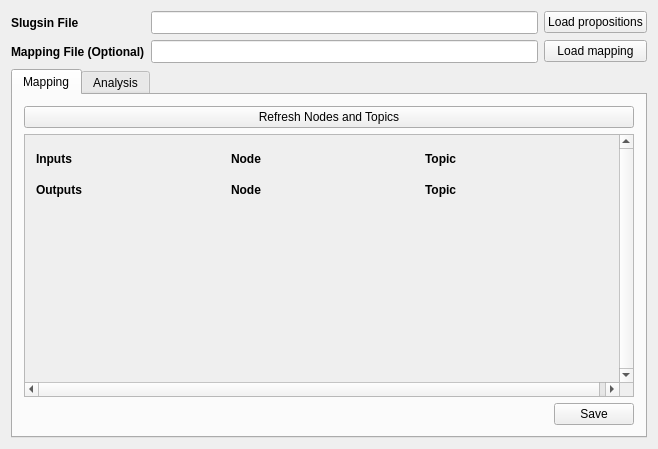
<?xml version="1.0" encoding="UTF-8"?>
<ui version="4.0">
 <class>Widget</class>
 <widget class="QWidget" name="Widget">
  <property name="geometry">
   <rect>
    <x>0</x>
    <y>0</y>
    <width>658</width>
    <height>449</height>
   </rect>
  </property>
  <property name="sizePolicy">
   <sizepolicy hsizetype="MinimumExpanding" vsizetype="MinimumExpanding">
    <horstretch>0</horstretch>
    <verstretch>0</verstretch>
   </sizepolicy>
  </property>
  <property name="minimumSize">
   <size>
    <width>658</width>
    <height>449</height>
   </size>
  </property>
  <property name="sizeIncrement">
   <size>
    <width>5</width>
    <height>5</height>
   </size>
  </property>
  <property name="windowTitle">
   <string>MainWindow</string>
  </property>
  <layout class="QVBoxLayout" name="verticalLayout_main">
   <item>
    <layout class="QGridLayout" name="gridLayout_fileIO">
     <property name="sizeConstraint">
      <enum>QLayout::SetDefaultConstraint</enum>
     </property>
     <item row="2" column="0">
      <widget class="QLabel" name="text_example_name">
       <property name="baseSize">
        <size>
         <width>0</width>
         <height>0</height>
        </size>
       </property>
       <property name="font">
        <font>
         <weight>75</weight>
         <bold>true</bold>
        </font>
       </property>
       <property name="text">
        <string>Mapping File (Optional)</string>
       </property>
      </widget>
     </item>
     <item row="0" column="0">
      <widget class="QLabel" name="text_slugsin_file">
       <property name="baseSize">
        <size>
         <width>0</width>
         <height>0</height>
        </size>
       </property>
       <property name="font">
        <font>
         <weight>75</weight>
         <bold>true</bold>
        </font>
       </property>
       <property name="text">
        <string>Slugsin File</string>
       </property>
      </widget>
     </item>
     <item row="2" column="1">
      <widget class="QLineEdit" name="lineEdit_load_yaml_mapping">
       <property name="font">
        <font>
         <pointsize>10</pointsize>
        </font>
       </property>
       <property name="text">
        <string/>
       </property>
      </widget>
     </item>
     <item row="0" column="1">
      <widget class="QLineEdit" name="lineEdit_slugsin_file">
       <property name="font">
        <font>
         <pointsize>10</pointsize>
        </font>
       </property>
       <property name="text">
        <string/>
       </property>
      </widget>
     </item>
     <item row="0" column="2">
      <widget class="QPushButton" name="pushButton_load_prop">
       <property name="text">
        <string>Load propositions</string>
       </property>
      </widget>
     </item>
     <item row="2" column="2">
      <widget class="QPushButton" name="pushButton_load_yaml_mapping">
       <property name="text">
        <string>Load mapping</string>
       </property>
      </widget>
     </item>
    </layout>
   </item>
   <item>
    <widget class="QTabWidget" name="tabWidget">
     <property name="currentIndex">
      <number>0</number>
     </property>
     <widget class="QWidget" name="mapping">
      <attribute name="title">
       <string>Mapping</string>
      </attribute>
      <layout class="QVBoxLayout" name="verticalLayout_mapping" stretch="1,10,1">
       <item>
        <widget class="QPushButton" name="pushButton_refresh">
         <property name="text">
          <string>Refresh Nodes and Topics</string>
         </property>
        </widget>
       </item>
       <item>
        <widget class="QScrollArea" name="scrollArea">
         <property name="sizePolicy">
          <sizepolicy hsizetype="Preferred" vsizetype="Preferred">
           <horstretch>0</horstretch>
           <verstretch>0</verstretch>
          </sizepolicy>
         </property>
         <property name="verticalScrollBarPolicy">
          <enum>Qt::ScrollBarAlwaysOn</enum>
         </property>
         <property name="widgetResizable">
          <bool>true</bool>
         </property>
         <widget class="QWidget" name="scrollAreaWidgetContents_Mapping">
          <property name="geometry">
           <rect>
            <x>0</x>
            <y>0</y>
            <width>602</width>
            <height>257</height>
           </rect>
          </property>
          <property name="sizePolicy">
           <sizepolicy hsizetype="Expanding" vsizetype="Expanding">
            <horstretch>0</horstretch>
            <verstretch>0</verstretch>
           </sizepolicy>
          </property>
          <property name="minimumSize">
           <size>
            <width>600</width>
            <height>200</height>
           </size>
          </property>
          <layout class="QGridLayout" name="gridLayout_mapping" rowstretch="0,0,0,0,0,0,0">
           <item row="2" column="2">
            <widget class="QLabel" name="text_output_topic">
             <property name="sizePolicy">
              <sizepolicy hsizetype="Preferred" vsizetype="Minimum">
               <horstretch>0</horstretch>
               <verstretch>0</verstretch>
              </sizepolicy>
             </property>
             <property name="minimumSize">
              <size>
               <width>0</width>
               <height>25</height>
              </size>
             </property>
             <property name="font">
              <font>
               <weight>75</weight>
               <bold>true</bold>
              </font>
             </property>
             <property name="text">
              <string>Topic</string>
             </property>
            </widget>
           </item>
           <item row="0" column="1">
            <widget class="QLabel" name="text_input_node">
             <property name="sizePolicy">
              <sizepolicy hsizetype="Preferred" vsizetype="Minimum">
               <horstretch>0</horstretch>
               <verstretch>0</verstretch>
              </sizepolicy>
             </property>
             <property name="minimumSize">
              <size>
               <width>0</width>
               <height>25</height>
              </size>
             </property>
             <property name="font">
              <font>
               <weight>75</weight>
               <bold>true</bold>
              </font>
             </property>
             <property name="text">
              <string>Node</string>
             </property>
            </widget>
           </item>
           <item row="2" column="1">
            <widget class="QLabel" name="text_output_node">
             <property name="sizePolicy">
              <sizepolicy hsizetype="Preferred" vsizetype="Minimum">
               <horstretch>0</horstretch>
               <verstretch>0</verstretch>
              </sizepolicy>
             </property>
             <property name="minimumSize">
              <size>
               <width>0</width>
               <height>25</height>
              </size>
             </property>
             <property name="font">
              <font>
               <weight>75</weight>
               <bold>true</bold>
              </font>
             </property>
             <property name="text">
              <string>Node</string>
             </property>
            </widget>
           </item>
           <item row="0" column="2">
            <widget class="QLabel" name="text_input_topic">
             <property name="sizePolicy">
              <sizepolicy hsizetype="Preferred" vsizetype="Minimum">
               <horstretch>0</horstretch>
               <verstretch>0</verstretch>
              </sizepolicy>
             </property>
             <property name="minimumSize">
              <size>
               <width>0</width>
               <height>25</height>
              </size>
             </property>
             <property name="font">
              <font>
               <weight>75</weight>
               <bold>true</bold>
              </font>
             </property>
             <property name="text">
              <string>Topic</string>
             </property>
            </widget>
           </item>
           <item row="1" column="0" colspan="3">
            <layout class="QGridLayout" name="gridLayout_input"/>
           </item>
           <item row="0" column="0">
            <widget class="QLabel" name="text_inputs">
             <property name="sizePolicy">
              <sizepolicy hsizetype="Preferred" vsizetype="Minimum">
               <horstretch>0</horstretch>
               <verstretch>0</verstretch>
              </sizepolicy>
             </property>
             <property name="minimumSize">
              <size>
               <width>0</width>
               <height>25</height>
              </size>
             </property>
             <property name="baseSize">
              <size>
               <width>0</width>
               <height>0</height>
              </size>
             </property>
             <property name="font">
              <font>
               <weight>75</weight>
               <bold>true</bold>
              </font>
             </property>
             <property name="text">
              <string>Inputs</string>
             </property>
            </widget>
           </item>
           <item row="2" column="0">
            <widget class="QLabel" name="text_outputs">
             <property name="sizePolicy">
              <sizepolicy hsizetype="Preferred" vsizetype="Minimum">
               <horstretch>0</horstretch>
               <verstretch>0</verstretch>
              </sizepolicy>
             </property>
             <property name="minimumSize">
              <size>
               <width>0</width>
               <height>25</height>
              </size>
             </property>
             <property name="font">
              <font>
               <weight>75</weight>
               <bold>true</bold>
              </font>
             </property>
             <property name="text">
              <string>Outputs</string>
             </property>
            </widget>
           </item>
           <item row="6" column="1">
            <spacer name="verticalSpacer">
             <property name="orientation">
              <enum>Qt::Vertical</enum>
             </property>
             <property name="sizeHint" stdset="0">
              <size>
               <width>20</width>
               <height>40</height>
              </size>
             </property>
            </spacer>
           </item>
           <item row="3" column="0" colspan="3">
            <layout class="QGridLayout" name="gridLayout_output"/>
           </item>
          </layout>
         </widget>
        </widget>
       </item>
       <item>
        <layout class="QHBoxLayout" name="horizontalLayout_2">
         <item>
          <spacer name="horizontalSpacer">
           <property name="orientation">
            <enum>Qt::Horizontal</enum>
           </property>
           <property name="sizeHint" stdset="0">
            <size>
             <width>30</width>
             <height>5</height>
            </size>
           </property>
          </spacer>
         </item>
         <item>
          <widget class="QPushButton" name="pushButton_save_yaml">
           <property name="text">
            <string>Save</string>
           </property>
          </widget>
         </item>
        </layout>
       </item>
      </layout>
     </widget>
     <widget class="QWidget" name="analysis">
      <attribute name="title">
       <string>Analysis</string>
      </attribute>
      <layout class="QVBoxLayout" name="verticalLayout_analysis" stretch="1,1,5,2">
       <item>
        <layout class="QHBoxLayout" name="horizontalLayout">
         <item>
          <widget class="QPushButton" name="pushButton_get_rqt_graph_snapshot">
           <property name="text">
            <string>Get rqt_graph Snapshot</string>
           </property>
          </widget>
         </item>
         <item>
          <widget class="QPushButton" name="pushButton_load_graph_from_file">
           <property name="text">
            <string>Load Graph From File</string>
           </property>
          </widget>
         </item>
        </layout>
       </item>
       <item>
        <widget class="QPushButton" name="pushButton_analyze_conflicts">
         <property name="text">
          <string>Analyze Conflicts</string>
         </property>
        </widget>
       </item>
       <item>
        <widget class="QScrollArea" name="scrollArea_2">
         <property name="widgetResizable">
          <bool>true</bool>
         </property>
         <widget class="QWidget" name="scrollAreaWidgetContents_Analysis">
          <property name="geometry">
           <rect>
            <x>0</x>
            <y>0</y>
            <width>602</width>
            <height>232</height>
           </rect>
          </property>
          <property name="minimumSize">
           <size>
            <width>600</width>
            <height>232</height>
           </size>
          </property>
          <layout class="QVBoxLayout" name="verticalLayout_sub_analysis">
           <item>
            <widget class="QLabel" name="label_analysis_same_topic">
             <property name="font">
              <font>
               <weight>75</weight>
               <bold>true</bold>
              </font>
             </property>
             <property name="text">
              <string>Ouputs that publish to the same topic</string>
             </property>
            </widget>
           </item>
           <item>
            <widget class="QTableView" name="tableView_same_topic"/>
           </item>
           <item>
            <widget class="QLabel" name="label_analysis_publish_to_subscribe">
             <property name="font">
              <font>
               <weight>75</weight>
               <bold>true</bold>
              </font>
             </property>
             <property name="text">
              <string>Sensor Retrieving Info from Publishers</string>
             </property>
            </widget>
           </item>
           <item>
            <widget class="QTableView" name="tableView_output_to_input"/>
           </item>
          </layout>
         </widget>
        </widget>
       </item>
       <item>
        <widget class="QScrollArea" name="scrollArea_3">
         <property name="widgetResizable">
          <bool>true</bool>
         </property>
         <widget class="QWidget" name="scrollAreaWidgetContents_ltl">
          <property name="geometry">
           <rect>
            <x>0</x>
            <y>0</y>
            <width>602</width>
            <height>109</height>
           </rect>
          </property>
          <layout class="QVBoxLayout" name="verticalLayout">
           <item>
            <widget class="QLabel" name="label_analysis_ltl">
             <property name="font">
              <font>
               <weight>75</weight>
               <bold>true</bold>
              </font>
             </property>
             <property name="text">
              <string>Suggested Addition to the Specification</string>
             </property>
            </widget>
           </item>
           <item>
            <widget class="QListWidget" name="listWidget_ltl"/>
           </item>
          </layout>
         </widget>
        </widget>
       </item>
      </layout>
     </widget>
    </widget>
   </item>
  </layout>
 </widget>
 <layoutdefault spacing="6" margin="11"/>
 <resources/>
 <connections/>
</ui>
